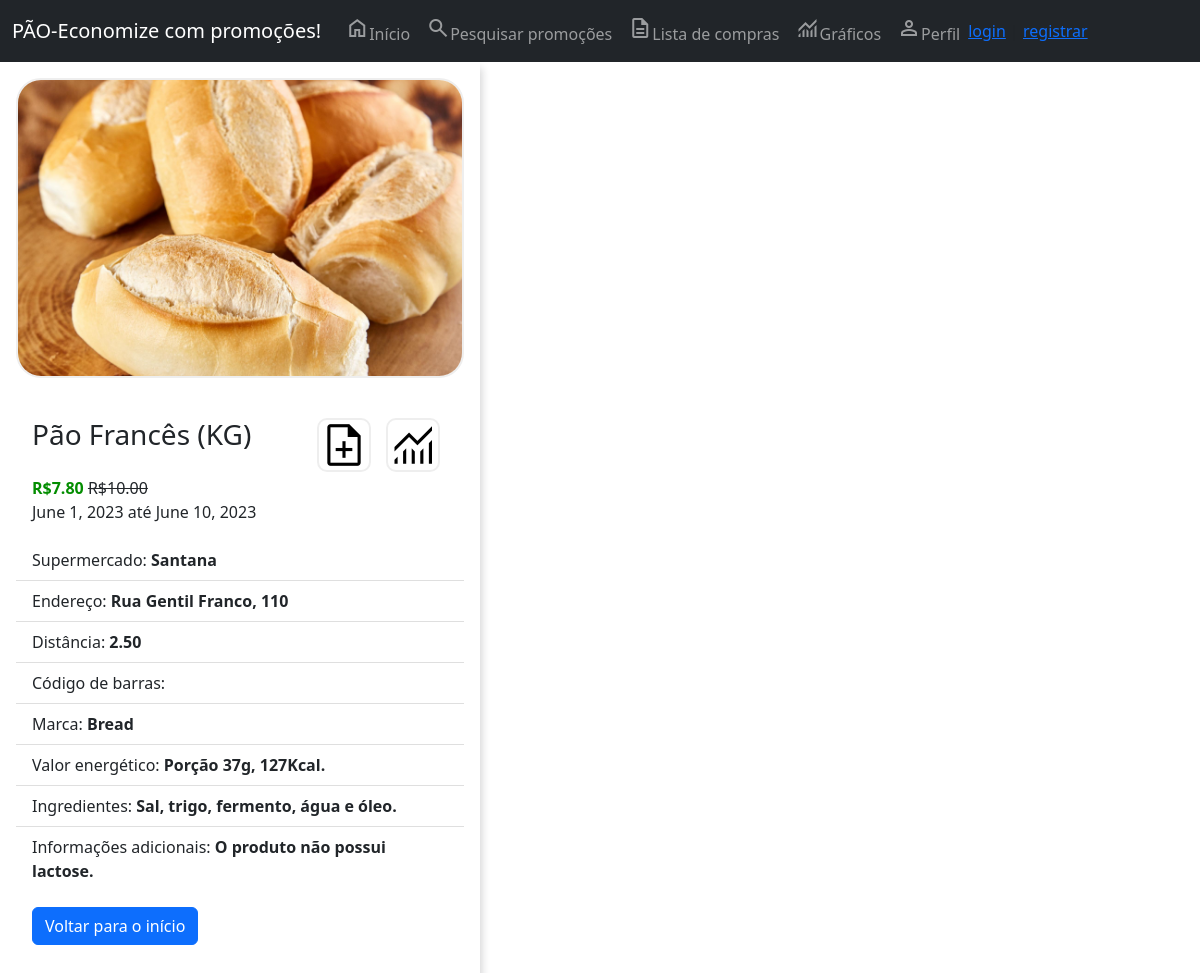
The app's page /listagem-promocao/11/ with its own data.
### core/models.py (models this page shows, shortened)
class Promocao(models.Model):
    descricao = models.CharField(max_length=150, blank=True, null=True, verbose_name='Descricao')
    unidade = models.CharField(max_length=20, blank=True, null=True, verbose_name='Unidade')
    categoria = models.CharField(max_length=100,choices=CATEGORIAS_CHOICES, blank=True, null=True, verbose_name='Categoria')
    preco_normal = models.DecimalField(max_digits=10, decimal_places=2, verbose_name='Preço normal')
    preco_promocao = models.DecimalField(max_digits=10, decimal_places=2, verbose_name='Preço')
    data_inicio = models.DateField(auto_now=False, verbose_name='Inicio')
    data_fim = models.DateField(auto_now=False, verbose_name='Fim')
    distancia = models.DecimalField(max_digits=10, decimal_places=2, verbose_name='Distância')
    mercado = models.ForeignKey(Mercado, on_delete=models.CASCADE, verbose_name='Mercado')
    imagem = models.ImageField(upload_to='img_promocoes', blank=True, null=True, verbose_name="ImagemPromoção")
    marca = models.CharField(max_length=100, blank=True, null=True, verbose_name='Marca')
    valor_energetico = models.CharField(max_length=100, blank=True, null=True, verbose_name='Valor Energético')
    ingredientes = models.CharField(max_length=100, blank=True, null=True, verbose_name='Ingredientes')
    informacao_adicional = models.CharField(max_length=100, blank=True, null=True, verbose_name='Informação adicional')
    class Meta:
        verbose_name_plural = 'Promoções'

class Mercado(models.Model):
    razao_social = models.CharField(max_length=100, verbose_name='Razão Social')
    cnpj = models.CharField(max_length=20, verbose_name='CNPJ')
    endereco = models.OneToOneField(Endereco, blank=True, null=True, on_delete=models.CASCADE, verbose_name='Endereço')
    class Meta:
        verbose_name_plural = 'Mercado'

class Endereco(models.Model):
    cep = models.CharField(max_length=100, verbose_name='CEP')
    estado = models.CharField(max_length=2, verbose_name='Estado')
    cidade = models.CharField(max_length=100, verbose_name='Cidade')
    rua = models.CharField(max_length=100, verbose_name='Rua')
    bairro = models.CharField(max_length=100, blank=True, null=True, verbose_name='Bairro')
    numero = models.IntegerField(blank=True, null=True, verbose_name='Número')
    class Meta:
        verbose_name_plural = 'Endereço'

### core/views.py (the view)
# urls.py: path('listagem-promocao/<int:id>/', listar_promocao, name='url_listagem_promocao_id'),
def listar_promocao(request, id):
    promocao = Promocao.objects.get(id=id)
    return render(request, 'core/listagem_promocao.html', {'promocao': promocao})

### core/templates/core/listagem_promocao.html (shortened to what this page needs)
{% extends 'base.html' %}
{% load static %}
{% block main %}
<link rel="stylesheet" href="{% static '/css/promocao_style.css' %}">
<div class="card" style="width: 30rem;">
    {% if promocao.imagem %}
    <img class="product-img card-img-top" src="{{ promocao.imagem.url }}"> <br>
    {% else %}
    <img class="product-img card-img-top" src="{% static 'promocao_generica.png' %}"> <br>
    {% endif %}
    <div class="card-body">
        <div class="container">
            <div class="row">
                <div class="col-8 p-0"><h3 class="card-title">{% if promocao.descricao %} {{ promocao.descricao }} ({{ promocao.unidade }}) {% endif %} </h3></div>
                <div class="col-2 p-0 div-icones" align="center"><span class="material-symbols-outlined icones"><a class="a-icone" href="{% url 'url_adicionar_item' promocao.id %}">note_add</a></span></div>
                <div class="col-2 p-0 div-icones" align="center"><span class="material-symbols-outlined icones"><a class="a-icone" href="#">monitoring</a></span></div>
            </div>
        </div>
        <p class="card-text">
            {% if promocao.preco_promocao %} <b class="preco-promocao">R${{ promocao.preco_promocao }}</b> <s>R${{ promocao.preco_normal }}</s>{% endif %} <br>
            {% if promocao.data_inicio %}{{ promocao.data_inicio }} até {{ promocao.data_fim }}{% endif %}
        </p>
    </div>
    <ul class="list-group list-group-flush">
        <li class="list-group-item">Supermercado: {% if promocao.mercado.razao_social %} <b>{{ promocao.mercado.razao_social}}</b> {% endif %}</li>
        <li class="list-group-item">Endereço: {% if promocao.mercado.endereco.rua %}<b>{{ promocao.mercado.endereco.rua }}, {{ promocao.mercado.endereco.numero }}</b>{% endif %}</li>
        <li class="list-group-item">Distância: {% if promocao.distancia %} <b>{{ promocao.distancia }}</b> {% endif %}</li>
        <li class="list-group-item">Código de barras: {% if promocao. %} <b>{{ promocao. }}</b> {% endif %}</li>
        <li class="list-group-item">Marca: {% if promocao.marca %} <b>{{ promocao.marca }}</b> {% endif %}</li>
        <li class="list-group-item">Valor energético: {% if promocao.valor_energetico %} <b>{{ promocao.valor_energetico }}</b> {% endif %}</li>
        <li class="list-group-item">Ingredientes: {% if promocao.ingredientes %} <b>{{ promocao.ingredientes }}</b> {% endif %}</li>
        <li class="list-group-item">Informações adicionais: {% if promocao.informacao_adicional %} <b>{{ promocao.informacao_adicional }}</b> {% endif %}</li>
    </ul>
    <div class="card-body">
        <a href="/" class="btn btn-primary">Voltar para o início</a>
    </div>
</div>
{% endblock %}

### static_files/css/promocao_style.css (style rules this page uses)
.card { border: none; border-radius: 0; box-shadow: 2px 6px 8px 0 rgba(22, 22, 26, 0.18); padding-top: 1.5em; padding: 1em; width: 55%; }
.preco-promocao { color: #038D00; }
.product-img { border: 2px solid #eeeeee; width: 100%; height: 300px; object-fit: cover; border-radius: 25px; }
.icones { border: 2px solid #eeeeee; border-radius: 10px; font-size: 50px; }
.a-icone { text-decoration: none; color: #000000; }
.div-icones { vertical-align: baseline; }

### records on screen
Promocao: imagem (picture), descricao "Pão Francês", unidade "KG", preco_promocao "7.80", preco_normal "10.00", data_inicio "June 1, 2023", data_fim "June 10, 2023", mercado.razao_social "Santana", mercado.endereco.rua "Rua Gentil Franco", mercado.endereco.numero "110", distancia "2.50", marca "Bread", valor_energetico "Porção 37g, 127Kcal.", ingredientes "Sal, trigo, fermento, água e óleo.", informacao_adicional "O produto não possui lactose."
